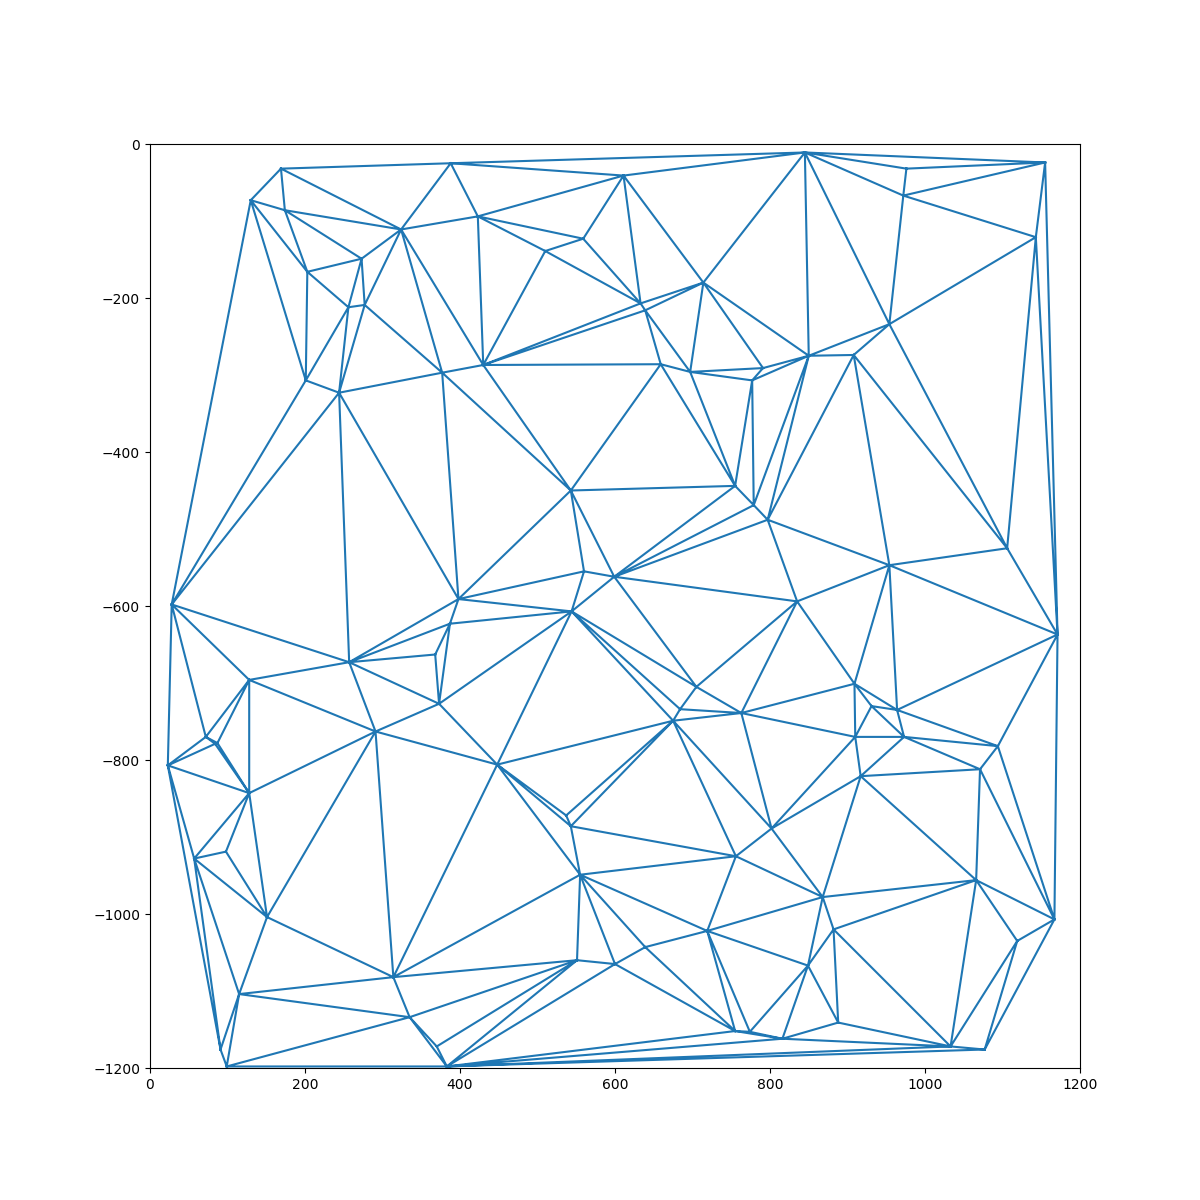

Write Python code to recreate this figure.
import numpy as np
from scipy.spatial import Delaunay
import matplotlib.pyplot as plt

SCREEN_W   = 1200
SCREEN_H   = 1200
NUM_POINTS = 100
RND_SEED   = 0

def generate_points(n):
    """Returns an array of randomly generated points."""
    points_x = np.random.randint(0, SCREEN_W, n)
    points_y = -1 * np.random.randint(0, SCREEN_H, n)
    return np.asarray(list(zip(points_x, points_y)))

np.random.seed(RND_SEED)
points = generate_points(NUM_POINTS)
tri = Delaunay(points)
fig = plt.figure(figsize=(12,12))
plt.triplot(points[:,0], points[:,1], tri.simplices.copy())
plt.xlim(0, SCREEN_W)
plt.ylim(-SCREEN_H, 0)
plt.savefig('triangulation.png')
plt.close(fig)
